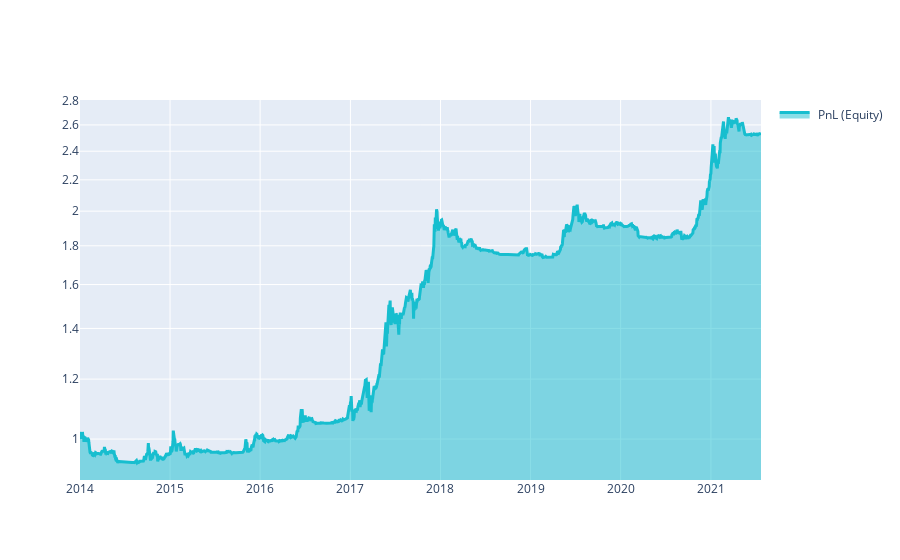
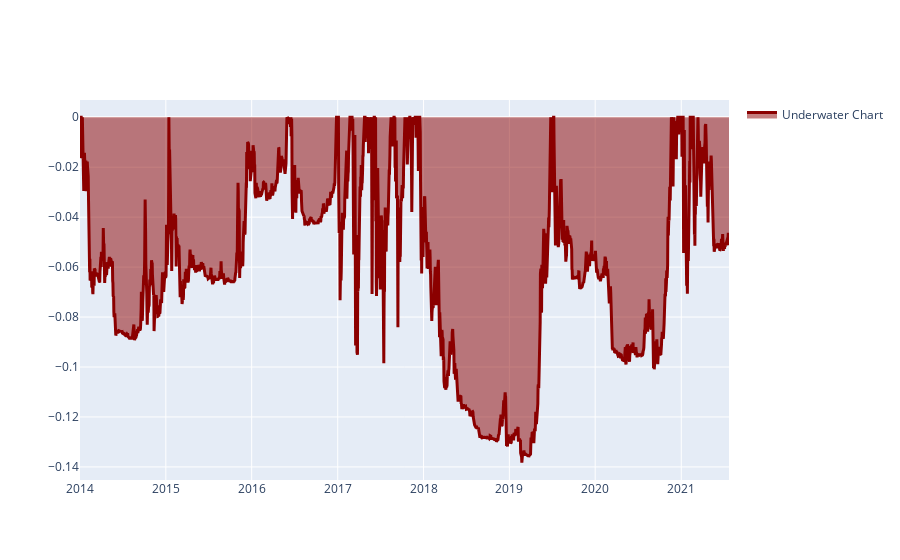
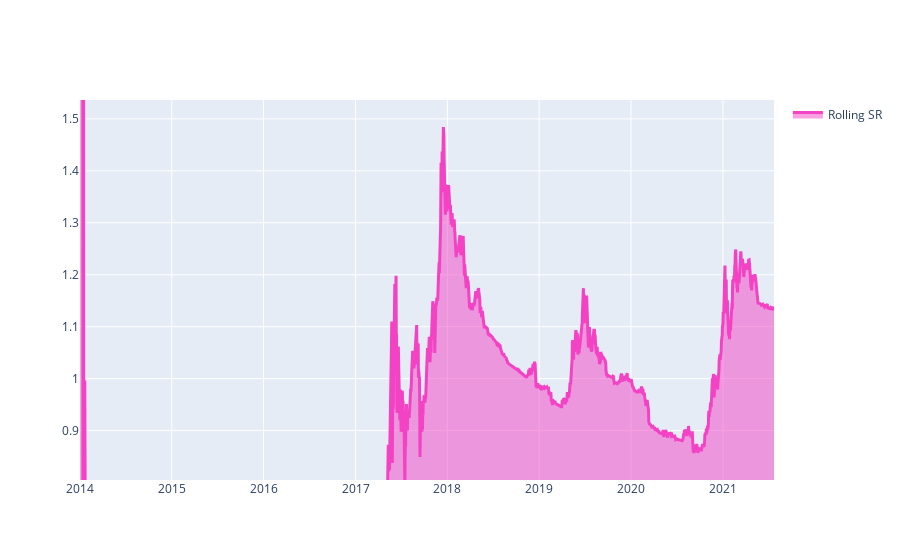
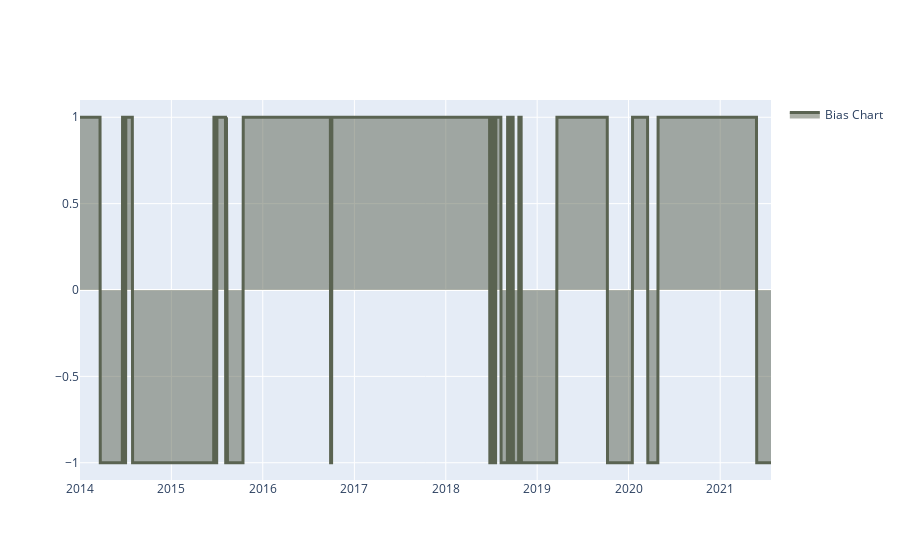

The notebook cell these images were saved under, in order:
### Code cell
# https://quantiacs.com/documentation/en/examples/machine_learning_ridgeclassifier.html

import xarray as xr

import qnt.backtester as qnbt
import qnt.data as qndata
import numpy as np
import logging
import torch

def load_data(period):
    return qndata.cryptofutures.load_data(
        tail=period)

def predict_weights(market_data):
    
    def save_ckp(state, checkpoint_dir):
        f_path = checkpoint_dir
        torch.save(state, f_path)
  
    def load_ckp(checkpoint_fpath, model, optimizer):
        checkpoint = torch.load(checkpoint_fpath)
        model.load_state_dict(checkpoint['state_dict'])
        optimizer.load_state_dict(checkpoint['optimizer'])
        return model, optimizer, checkpoint['epoch']
        
    def define_model():
        model = TS(n_input=1, n_output=1)
        return model

    def Train():
        running_loss = .0
        model.train()
        
        for idx, (inputs, labels) in enumerate(train_loader):
            labels = labels.unsqueeze(1)
            inputs = inputs.to(device)
            labels = labels.to(device)
            optimizer.zero_grad()
            preds = model(inputs.float())
            loss = criterion(preds,labels.float())
            loss.backward()
            optimizer.step()
            running_loss += loss
            
        train_loss = running_loss/len(train_loader)
        train_losses.append(train_loss.cpu().detach().numpy())
        #print(f'train_loss {train_loss}')

    data = market_data.copy(True)
    close = data.sel(field="close").ffill('time').bfill('time').fillna(0).to_pandas()
    asset_name_all = data.coords['asset'].values
    predict_weights_next_day_df = data.sel(field="close").isel(time=-1).to_pandas()

    for asset_name in asset_name_all:
        close_returns = np.log(close[asset_name]/close[asset_name].shift(1)).dropna()
        close_array = np.array(close_returns)
        in_seq1 = close_array[:-1]
        
        #scaling
        close_scaled = scaler_close.transform(in_seq1.reshape(-1, 1))
        # choose a number of time steps
        n_steps = 50
        # split into samples
        X, y = split_sequence(close_scaled, n_steps)
        y_reverse = scaler_close.inverse_transform(y)
        y = np.where(y_reverse < 0, -1, 1 )

        # dataloader
        train = ElecDataset(X.reshape(X.shape[0],1, X.shape[1])[-5:],y[-5:])
        train_loader = torch.utils.data.DataLoader(train,batch_size=1,shuffle=True)
        
        # model and optimizer
        model = define_model()
        model.to(device)
        optimizer = torch.optim.Adam(model.parameters(), lr=1e-5)
        criterion = nn.MSELoss()

        try:
            # load from 
            try:
                ckp_path = asset_name+'checkpoint.pt'
                model, optimizer, start_epoch = load_ckp(ckp_path, model, optimizer)
                #print("loading asset model")
            except: 
                ckp_path = 'generalcheckpoint.pt'
                model, optimizer, start_epoch = load_ckp(ckp_path, model, optimizer)
                #print("loading general model") 

            # train the model with current data
            epochs = 1
            train_losses = []
            for epoch in range(epochs):
                #print('epochs {}/{}'.format(epoch+1,epochs))
                Train()
                gc.collect()

            # save the model
            checkpoint = {
                'epoch': epoch + 1,
                'state_dict': model.state_dict(),
                'optimizer': optimizer.state_dict()
            }
            save_path = asset_name+'checkpoint.pt'
            save_ckp(checkpoint, save_path)
            
            x = close_scaled[-n_steps:]
            inputs = torch.from_numpy(x.reshape(1, 1, n_steps))
            
            model.eval()
            with torch.no_grad():
                inputs = inputs.to(device)
                optimizer.zero_grad()
                preds = model(inputs.float())
           
            predict_weights_next_day_df[asset_name] = preds[0]

        except:
            logging.exception("model failed")
            # if there is exception, return zero values
            return xr.zeros_like(data.isel(field=0, time=0))

    #print(predict_weights_next_day_df)
    return predict_weights_next_day_df.to_xarray()


weights = qnbt.backtest(
    competition_type="cryptofutures",
    load_data=load_data,
    lookback_period=100,
    start_date='2014-01-01',
    #test_period = 3,
    strategy=predict_weights,
    analyze=True,
    build_plots=True
)

### Figure 1 — Plotly figure (JSON) as saved in the notebook; plotly's stock layout.template omitted (floating-point values rounded to 4 significant figures; data arrays with more than 128 entries replaced by an {"elided": "..."} marker saying what was removed)
{"data": [{"fill": "tonexty", "line": {"color": "#17BECF", "width": 3}, "name": " PnL (Equity)", "type": "scatter", "x": {"elided": "2754 str values"}, "y": {"elided": "2754 float values"}}], "layout": {"showlegend": true, "yaxis": {"range": [-0.05407, 0.4479], "type": "log"}}}

### Figure 2 — Plotly figure (JSON) as saved in the notebook; plotly's stock layout.template omitted (floating-point values rounded to 4 significant figures; data arrays with more than 128 entries replaced by an {"elided": "..."} marker saying what was removed)
{"data": [{"fill": "tonexty", "line": {"color": "darkred", "width": 3}, "name": "Underwater Chart", "type": "scatter", "x": {"elided": "2754 str values"}, "y": {"elided": "2754 float values"}}], "layout": {"showlegend": true, "yaxis": {"range": [-0.1452, 0.006916]}}}

### Figure 3 — Plotly figure (JSON) as saved in the notebook; plotly's stock layout.template omitted (floating-point values rounded to 4 significant figures; data arrays with more than 128 entries replaced by an {"elided": "..."} marker saying what was removed)
{"data": [{"fill": "tonexty", "line": {"color": "#F442C5", "width": 3}, "name": "Rolling SR", "type": "scatter", "x": {"elided": "2754 str values"}, "y": {"elided": "2754 float values"}}], "layout": {"showlegend": true, "yaxis": {"range": [0.8049, 1.536]}}}

### Figure 4 — Plotly figure (JSON) as saved in the notebook; plotly's stock layout.template omitted (floating-point values rounded to 4 significant figures; data arrays with more than 128 entries replaced by an {"elided": "..."} marker saying what was removed)
{"data": [{"fill": "tonexty", "line": {"color": "#5A6351", "width": 3}, "name": "Bias Chart", "type": "scatter", "x": {"elided": "2754 str values"}, "y": {"elided": "2754 int values"}}], "layout": {"showlegend": true, "yaxis": {"range": [-1.1, 1.1]}}}
